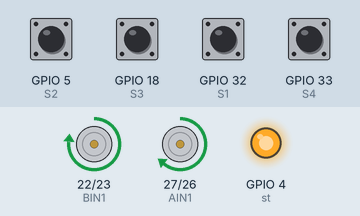
Recording of a sketch running on a simulated ESP32. Shown: motor-driver pin pairs drawn as motors (green arrow = first pin HIGH = forward, orange = second pin HIGH = backward, longer = more drive), output pins drawn as LEDs (lit = HIGH). Inputs (shaded band) come from the test bench; at power-on: GPIO 5 (S2), GPIO 18 (S3), GPIO 32 (S1), GPIO 33 (S4) HIGH. What the sketch prints to the serial monitor is not drawn.

Above: at 1.2 s.
1.3 s: GPIO 5 (S2) pulled LOW for 0.15 s
At 1.38 s:
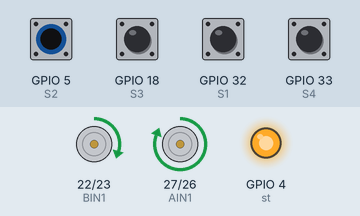
2.9 s: GPIO 18 (S3) pulled LOW for 0.15 s
At 2.98 s:
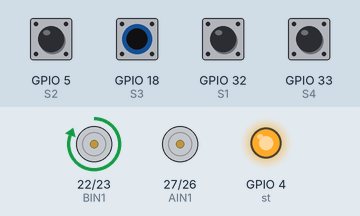
Timing chart, 0 to 5.9 s (numbered marks = the images above; inputs shaded):
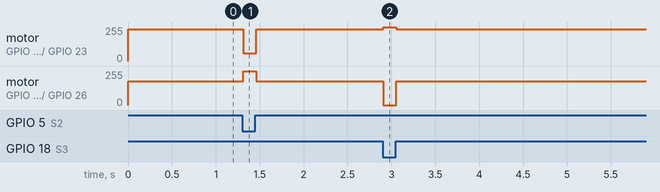

Measured:
- after the input at 1.3 s, motor on GPIO 22 (BIN1) / GPIO 23 (BIN2): forward 240/255 → forward 60/255 at once, → forward 240/255 0.15 s later; motor on GPIO 27 (AIN1) / GPIO 26 (AIN2): forward 180/255 → forward 255/255 at once, → forward 180/255 0.15 s later
- after the input at 2.9 s, motor on GPIO 22 (BIN1) / GPIO 23 (BIN2): forward 240/255 → forward 255/255 at once, → forward 240/255 0.15 s later; motor on GPIO 27 (AIN1) / GPIO 26 (AIN2): forward 180/255 → stopped at once, → forward 180/255 0.15 s later

The sketch:

updted.ino
```cpp
#define S1 32
#define S2 5
#define S3 18
#define S4 33

#define AIN1 27
#define AIN2 26
#define BIN1 22
#define BIN2 23

#define st 4

const float Kp = 125;
const int baseSpeed = 180;

float error = 0;
int leftSpeed = 0, rightSpeed = 0;

TaskHandle_t TaskSensors;
TaskHandle_t TaskMotors;

void setup() {
  pinMode(S1, INPUT_PULLUP);
  pinMode(S2, INPUT_PULLUP);
  pinMode(S3, INPUT_PULLUP);
  pinMode(S4, INPUT_PULLUP);

  pinMode(AIN1, OUTPUT);
  pinMode(AIN2, OUTPUT);
  pinMode(BIN1, OUTPUT);
  pinMode(BIN2, OUTPUT);
  pinMode(st, OUTPUT);

  digitalWrite(st, HIGH);

  Serial.begin(115200);

  xTaskCreatePinnedToCore(
    readSensorsTask,
    "TaskSensors",
    4096,
    NULL,
    1,
    &TaskSensors,
    0
  );

  xTaskCreatePinnedToCore(
    controlMotorsTask,
    "TaskMotors",
    4096,
    NULL,
    1,
    &TaskMotors,
    1
  );
}

void readSensorsTask(void * parameter) {
  for(;;) {
    int r1 = digitalRead(S1);
    int r2 = digitalRead(S2);
    int r3 = digitalRead(S3);
    int r4 = digitalRead(S4);

    int sum = (r1 == LOW) + (r2 == LOW) + (r3 == LOW) + (r4 == LOW);

    if (sum > 0) {
      int pos = ((r1 == LOW ? 0 : 0) +
                 (r2 == LOW ? 1000 : 0) +
                 (r3 == LOW ? 2000 : 0) +
                 (r4 == LOW ? 3000 : 0)) / sum;
      error = pos - 1500;
    } else {
      error = 0;  // Assume centered when no sensors detect the line (line in the gap)
    }

    Serial.printf("[Sensors] r1:%d r2:%d r3:%d r4:%d -> Error: %.0f\n", r1, r2, r3, r4, error);
    vTaskDelay(5 / portTICK_PERIOD_MS);
  }
}

void controlMotorsTask(void * parameter) {
  for(;;) {
    int speedAdjustment = Kp * error;
    leftSpeed = baseSpeed - speedAdjustment;
    rightSpeed = baseSpeed + speedAdjustment;

    leftSpeed = constrain(leftSpeed, 0, 255);
    rightSpeed = constrain(rightSpeed, 0, 255) + 60;

    analogWrite(AIN1, leftSpeed);
    analogWrite(AIN2, 0);
    analogWrite(BIN1, rightSpeed);
    analogWrite(BIN2, 0);

    Serial.printf("[Motors] L:%d R:%d\n", leftSpeed, rightSpeed);

    vTaskDelay(10 / portTICK_PERIOD_MS);
  }
}

void loop() {
  // Nah id win
}
```
